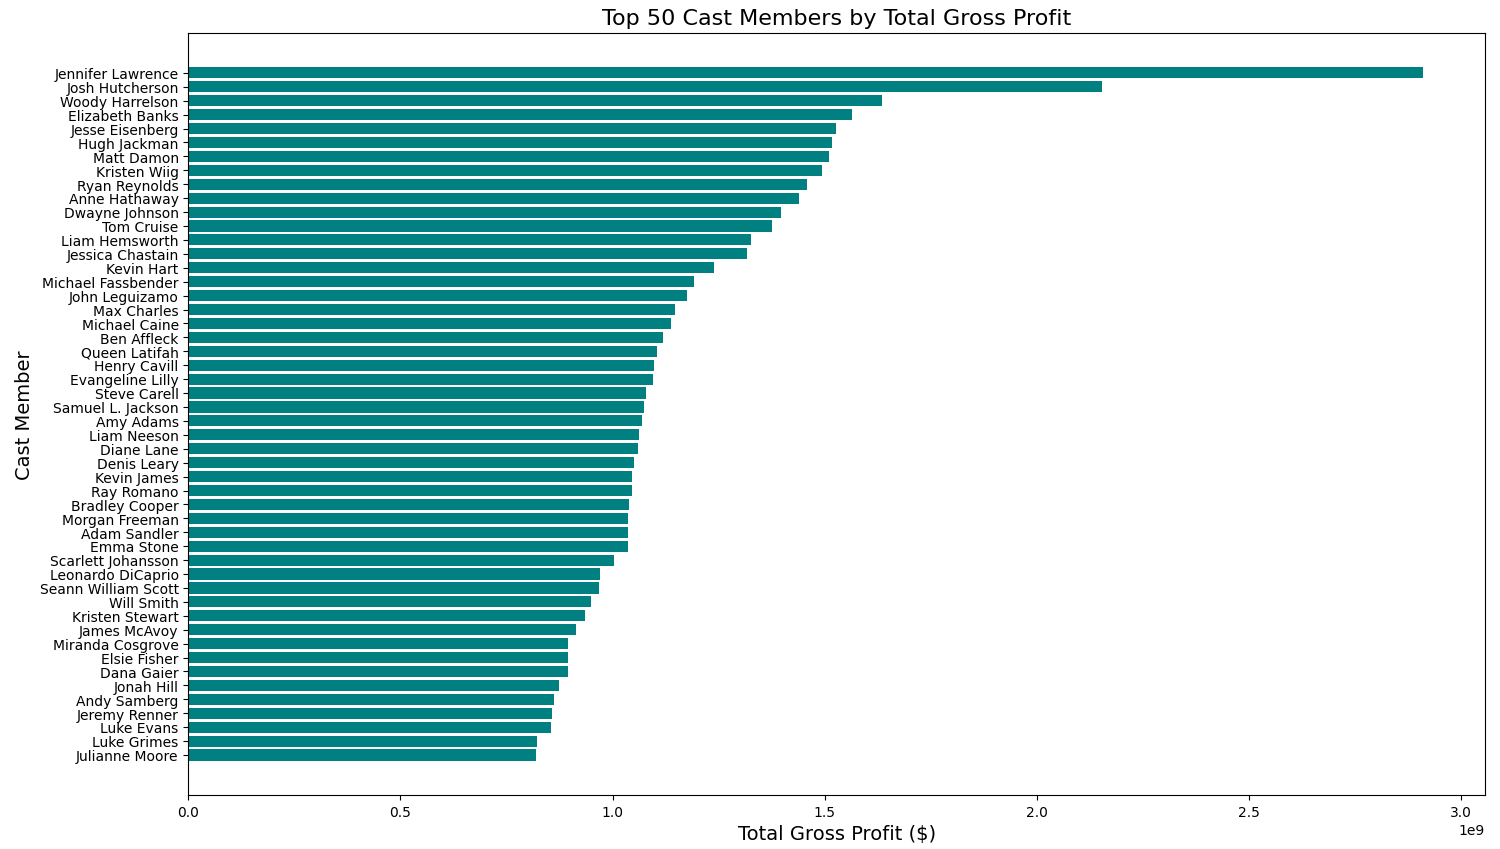

Recreate this plot in Python.
import pandas as pd
import matplotlib.pyplot as plt

# Step 1: Load the Dataset
# Replace 'Movie Data Starter Project.xlsx' with the actual file path
df = pd.read_excel('Movie Data Starter Project.xlsx')

# Step 2: Calculate Gross Profit for Each Movie
df['Gross Profit ($)'] = df['Box Office Revenue ($)'] - df['Budget ($)']

# Step 3: Combine All Cast Columns
# Combine all cast columns into a single column for easier grouping
df['All Cast'] = df[['Cast (1)', 'Cast (2)', 'Cast (3)', 'Cast (4)', 'Cast (5)']].apply(lambda x: ', '.join(x.dropna()), axis=1)

# Step 4: Explode the Cast Data
# Create a DataFrame where each cast member has their own row
exploded_df = df[['All Cast', 'Gross Profit ($)']].copy()
exploded_df = exploded_df.assign(Cast=exploded_df['All Cast'].str.split(', ')).explode('Cast')

# Step 5: Group by Cast and Calculate Total Gross Profit
cast_gross_profit = exploded_df.groupby('Cast')['Gross Profit ($)'].sum().sort_values(ascending=False)

# Step 6: Save the Results to a CSV File
sorted_cast_profit_df = cast_gross_profit.reset_index()
sorted_cast_profit_df.columns = ['Cast Member', 'Total Gross Profit ($)']
sorted_cast_profit_df.to_csv('Casts_by_Gross_Profit.csv', index=False)

# Step 7: Plot the Top 50 Cast Members by Total Gross Profit
top_50_cast = cast_gross_profit.head(50)
plt.figure(figsize=(15, 10))
plt.barh(top_50_cast.index, top_50_cast.values, color='teal')
plt.title('Top 50 Cast Members by Total Gross Profit', fontsize=16)
plt.xlabel('Total Gross Profit ($)', fontsize=14)
plt.ylabel('Cast Member', fontsize=14)
plt.gca().invert_yaxis()  # Invert y-axis to display the highest earners at the top
plt.tight_layout()
plt.show()

# Step 8: Output Confirmation
print("The plot has been generated, and the sorted list of cast members by gross profit has been saved to 'Casts_by_Gross_Profit.csv'.")
